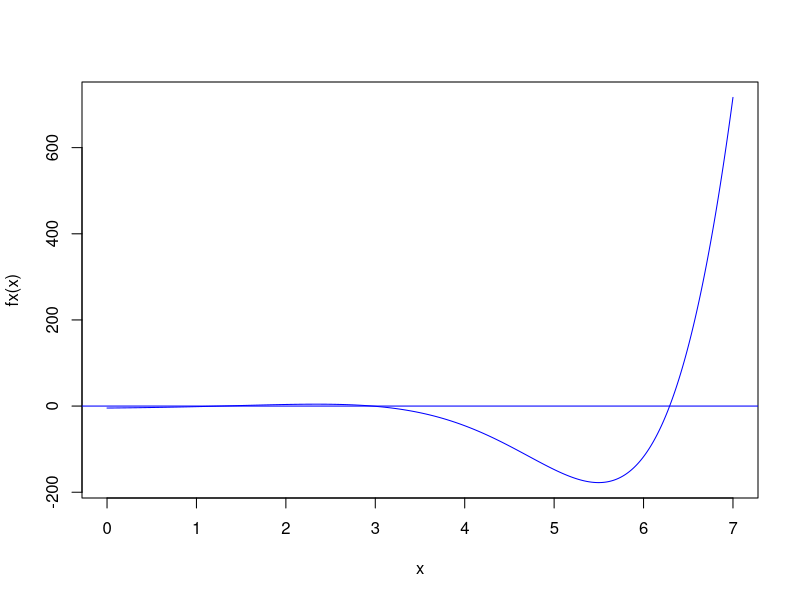
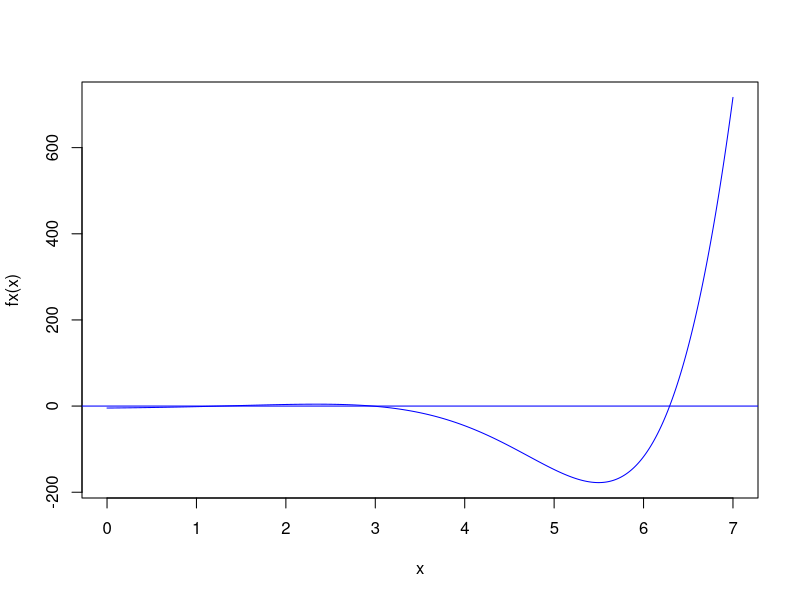
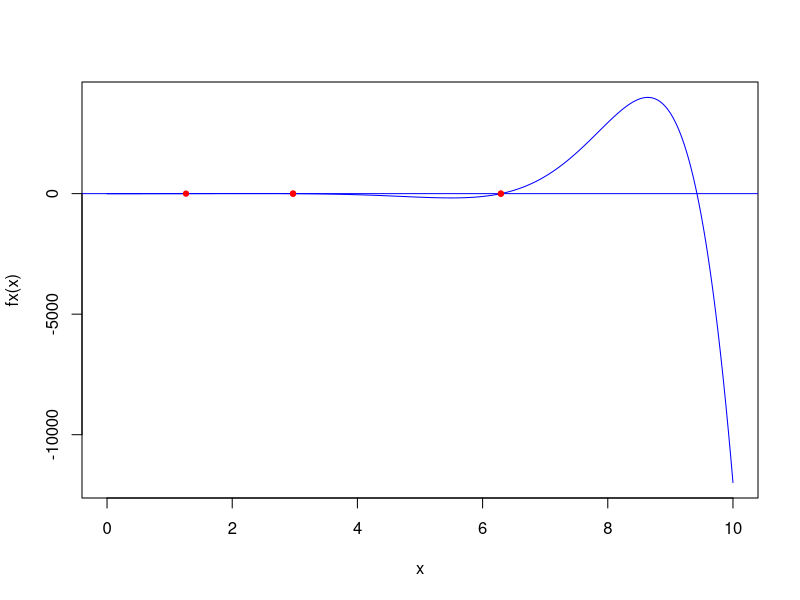
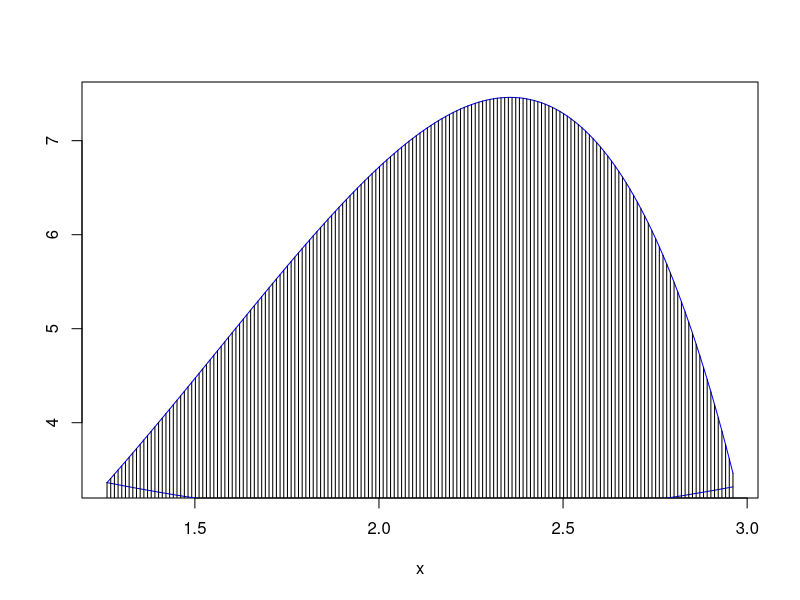
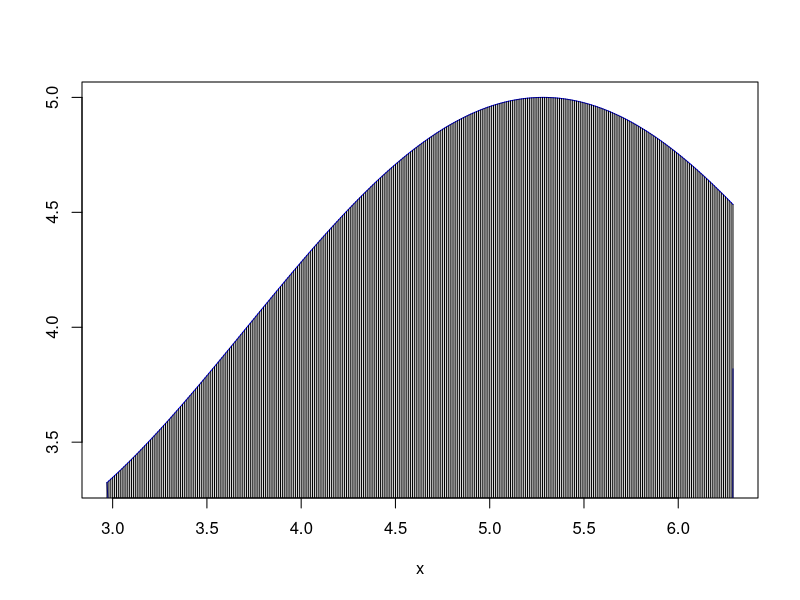

Reproduce these figures in R, in order.
## ---- chunk 1
knitr::opts_chunk$set(echo = TRUE)
## ---- chunk 2
rm(list=ls())
y1=function(x) (exp(x))*(sin(x))
y2=function(x) 4+cos(x+1)


# programa busca intervalos donde es posible encontrar raices

fx<- function(x) y1(x)-y2(x)

x<-seq(0,7,0.001)
plot(x,fx(x),type="l",col="blue")
abline(h=0,col="blue")


buscador <- function(a,b) {
  i<-a
  j<-a
  x<-fx(a)
  y<-fx(i)
  while (b > i) {
    y<-fx(i)
    if (x*y < 0) 
    {
      cat("intervalo [",j," ",i,"]","\n") 
      x<-fx(i)
      j<-i
    }
    i<-i+1
  }
}
buscador(0,100)
## ---- chunk 3
rm(list=ls())
y1=function(x) (exp(x))*(sin(x))
y2=function(x) 4+cos(x+1)


# programa busca intervalos donde es posible encontrar raices

fx<- function(x) y1(x)-y2(x)

x<-seq(0,7,0.001)
plot(x,fx(x),type="l",col="blue")
abline(h=0,col="blue")


buscador <- function(a,b) {
  i<-a
  j<-a
  x<-fx(a)
  y<-fx(i)
  resx=0
  resy=0
  k=1
  while (b > i) {
    y<-fx(i)
    if (x*y < 0) 
    {
      cat("intervalo [",j," ",i,"]","\n") 
      resx[c(k)]=j
      resy[c(k)]=i
      k=k+1
      x<-fx(i)
      j<-i
    }
    i<-i+1
  }
  M=matrix(0,nrow=NROW(resx),ncol=2)
  M[,1]=resx
  M[,2]=resy
  return(M)
}

M=buscador(0,10)
## ---- chunk 4
rm(list=ls())
y1=function(x) (exp(x))*(sin(x))
y2=function(x) 4+cos(x+1)


# programa busca intervalos donde es posible encontrar raices

fx<- function(x) y1(x)-y2(x)
F1x = function(x) ((exp(x))*(sin(x)))+((exp(x))*(cos(x)))+(sin(x+1))

x<-seq(0,10,0.001)
plot(x,fx(x),type="l",col="blue")
abline(h=0,col="blue")

  # Metodo de Newton
  # Halla la raiz de 
  Newton <- function(x0) {
    x<-x0-(fx(x0)/F1x(x0))
    error <-1
    while (error > 1.e-5) {
      x<-x-(fx(x)/F1x(x))
      if (fx(x) == 0) break
      error<-abs(fx(x)/F1x(x))
      points(rbind(c(x,0)),pch=19,cex=0.7,col="red")
      #cat("X=",x,"\t","E=",error,"\n")
    }
    cat("X=",x,"\t","E=",error,"\n")
    return(x)
  }


M=matrix(c(0,2,3,2,3,7),nrow=3,ncol=2)

i=1
tam=NROW(M)
#calcula la raiz en los intervalo de existencia encontrados y se guardan en res
res=0
while(i<=tam)
{
res[c(i)]=Newton(M[i,1]+0.8*(M[i,2]-M[i,1]))
  i=i+1
}

## ---- chunk 5
rm(list=ls())
y1=function(x) (exp(x))*(sin(x))
y2=function(x) 4+cos(x+1)

fx<- function(x) y1(x)-y2(x)
gx=function(x) y2(x)-y1(x)
F1x <- function(x) (2*exp(x)*cos(x))+cos(x+1)


integracion=function(fx,a,b,n){
  
  particion=abs(a-b)/n
  i=1
  sum=0
  b=a+particion
  while(i<n)
  {
    diferencia=b-a
    base=(fx(a)+fx(b))/2
    res=base*diferencia
    sum=sum+res
    i=i+1
    a=b
    b=b+particion
  }
  
  return(sum)
}



M=matrix(c(0,2,3,2,3,7),nrow=3,ncol=2)
tam=NROW(M)
res=(c(1.261451,2.970267,6.29158))
i=1
sum=0
while(i<=tam-1)
{
  a=res[i]+((res[i+1]-res[i])/2)
  if(y2(a)<y1(a))
  {
    aux=integracion(fx,res[i],res[i+1],100)
    cat("integral ",i," ",aux,"\n")
    sum=sum+aux
    x<-seq(res[i],res[i+1],0.01)
    plot(x,y1(x),type="l",col="blue",ylab =" ")
    abline(h=0,b=0,col="black")
    par(new=TRUE)
    points(x,y2(x),type="l",col="blue")
    lines(x, y1(x), type="h") 
    lines(x, y1(x), type="c") 
  }
  else
  {
    aux=integracion(gx,res[i],res[i+1],100)
    cat("integral ",i," ",aux,"\n")
    sum=sum+aux
    
    x<-seq(res[i],res[i+1],0.01)
    plot(x,y2(x),type="l",col="blue",ylab =" ")
    abline(h=0,b=0,col="black")
    par(new=TRUE)
    points(x,y1(x),type="l",col="blue")
    lines(x, y2(x), type="h") 
    lines(x, y2(x), type="c")
  }
  
  i=i+1
}
cat("El resultado de la integración es ",sum,"\n")

